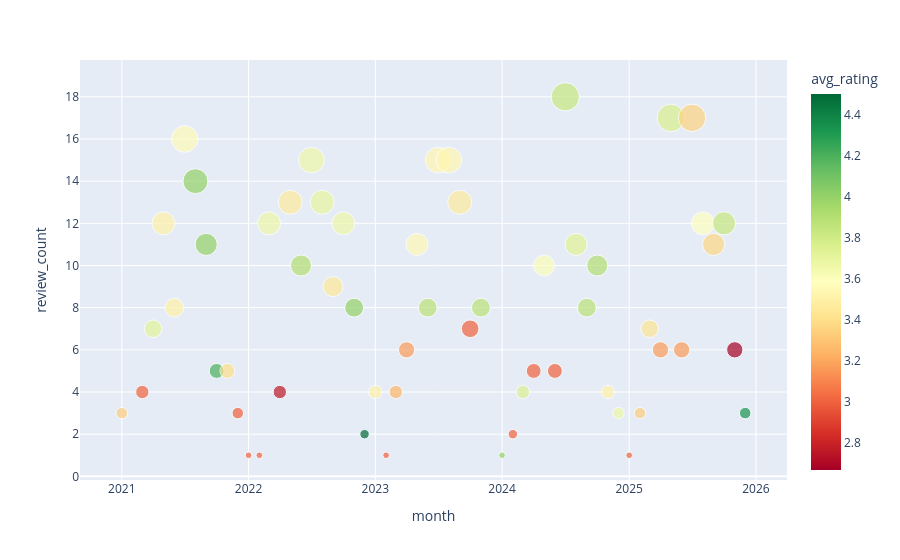

The notebook cell this image was saved under:
### Code cell
px.scatter(
    df_monthly_trail_summary[df_monthly_trail_summary['trail_name']=='Mt. St Helens Summit via Ptarmigan Trail'],
    x="month",
    y="review_count",
    color="avg_rating",
    color_continuous_scale="RdYlGn",
    size="review_count"
)

### Figure 1 — Plotly figure (JSON) as saved in the notebook; plotly's stock layout.template omitted (floating-point values rounded to 4 significant figures)
{"data": [{"hovertemplate": "month=%{x}<br>review_count=%{marker.size}<br>avg_rating=%{marker.color}<extra></extra>", "legendgroup": "", "marker": {"color": [3.333, 3.0, 3.714, 3.5, 3.5, 3.562, 4.0, 4.0, 4.2, 3.4, 3.0, 3.0, 3.0, 3.667, 2.75, 3.462, 3.9, 3.667, 3.692, 3.444, 3.667, 4.0, 4.5, 3.5, 3.0, 3.25, 3.167, 3.545, 3.875, 3.533, 3.533, 3.462, 3.0, 3.875, 4.0, 3.0, 3.75, 3.0, 3.6, 3.0, 3.833, 3.727, 3.875, 3.9, 3.5, 3.667, 3.0, 3.333, 3.429, 3.167, 3.765, 3.167, 3.353, 3.583, 3.364, 3.833, 2.667, 4.333], "coloraxis": "coloraxis", "size": [3, 4, 7, 12, 8, 16, 14, 11, 5, 5, 3, 1, 1, 12, 4, 13, 10, 15, 13, 9, 12, 8, 2, 4, 1, 4, 6, 11, 8, 15, 15, 13, 7, 8, 1, 2, 4, 5, 10, 5, 18, 11, 8, 10, 4, 3, 1, 3, 7, 6, 17, 6, 17, 12, 11, 12, 6, 3], "sizemode": "area", "sizeref": 0.045, "symbol": "circle"}, "mode": "markers", "name": "", "orientation": "v", "showlegend": false, "type": "scatter", "x": ["2021-01-01T00:00:00", "2021-03-01T00:00:00", "2021-04-01T00:00:00", "2021-05-01T00:00:00", "2021-06-01T00:00:00", "2021-07-01T00:00:00", "2021-08-01T00:00:00", "2021-09-01T00:00:00", "2021-10-01T00:00:00", "2021-11-01T00:00:00", "2021-12-01T00:00:00", "2022-01-01T00:00:00", "2022-02-01T00:00:00", "2022-03-01T00:00:00", "2022-04-01T00:00:00", "2022-05-01T00:00:00", "2022-06-01T00:00:00", "2022-07-01T00:00:00", "2022-08-01T00:00:00", "2022-09-01T00:00:00", "2022-10-01T00:00:00", "2022-11-01T00:00:00", "2022-12-01T00:00:00", "2023-01-01T00:00:00", "2023-02-01T00:00:00", "2023-03-01T00:00:00", "2023-04-01T00:00:00", "2023-05-01T00:00:00", "2023-06-01T00:00:00", "2023-07-01T00:00:00", "2023-08-01T00:00:00", "2023-09-01T00:00:00", "2023-10-01T00:00:00", "2023-11-01T00:00:00", "2024-01-01T00:00:00", "2024-02-01T00:00:00", "2024-03-01T00:00:00", "2024-04-01T00:00:00", "2024-05-01T00:00:00", "2024-06-01T00:00:00", "2024-07-01T00:00:00", "2024-08-01T00:00:00", "2024-09-01T00:00:00", "2024-10-01T00:00:00", "2024-11-01T00:00:00", "2024-12-01T00:00:00", "2025-01-01T00:00:00", "2025-02-01T00:00:00", "2025-03-01T00:00:00", "2025-04-01T00:00:00", "2025-05-01T00:00:00", "2025-06-01T00:00:00", "2025-07-01T00:00:00", "2025-08-01T00:00:00", "2025-09-01T00:00:00", "2025-10-01T00:00:00", "2025-11-01T00:00:00", "2025-12-01T00:00:00"], "xaxis": "x", "y": [3, 4, 7, 12, 8, 16, 14, 11, 5, 5, 3, 1, 1, 12, 4, 13, 10, 15, 13, 9, 12, 8, 2, 4, 1, 4, 6, 11, 8, 15, 15, 13, 7, 8, 1, 2, 4, 5, 10, 5, 18, 11, 8, 10, 4, 3, 1, 3, 7, 6, 17, 6, 17, 12, 11, 12, 6, 3], "yaxis": "y"}], "layout": {"coloraxis": {"colorbar": {"title": {"text": "avg_rating"}}, "colorscale": [[0, "rgb(165,0,38)"], [0.1, "rgb(215,48,39)"], [0.2, "rgb(244,109,67)"], [0.3, "rgb(253,174,97)"], [0.4, "rgb(254,224,139)"], [0.5, "rgb(255,255,191)"], [0.6, "rgb(217,239,139)"], [0.7, "rgb(166,217,106)"], [0.8, "rgb(102,189,99)"], [0.9, "rgb(26,152,80)"], [1, "rgb(0,104,55)"]]}, "legend": {"itemsizing": "constant", "tracegroupgap": 0}, "margin": {"t": 60}, "xaxis": {"anchor": "y", "domain": [0, 1], "title": {"text": "month"}}, "yaxis": {"anchor": "x", "domain": [0, 1], "title": {"text": "review_count"}}}}
